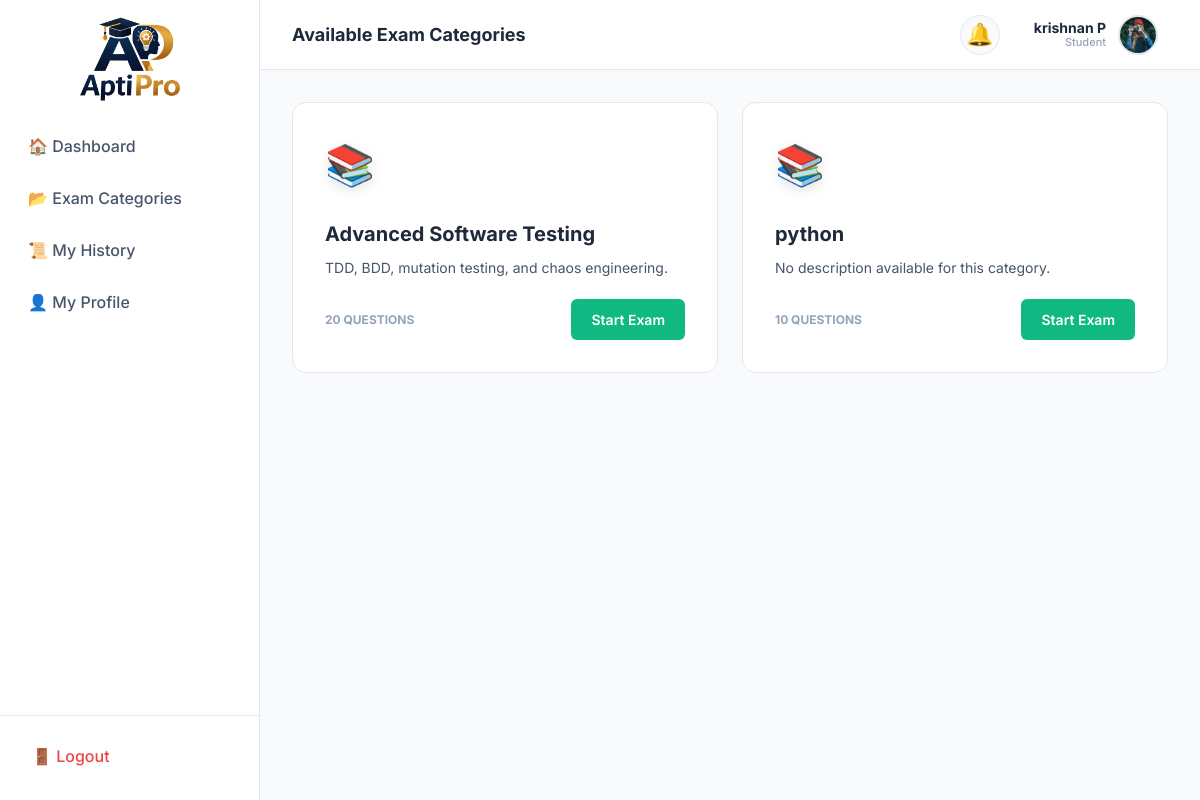
The app's page /student/categories/ (signed in) with its own data.
### exams/models.py (models this page shows, shortened)
class CustomUser(AbstractUser):
    class Role(models.TextChoices):
        STUDENT = 'Student', 'Student'
        ADMIN = 'Admin', 'Admin'
    role = models.CharField(
        max_length=10,
        choices=Role.choices,
        default=Role.STUDENT,
        db_index=True,
        help_text='Determines UI experience. Admin dashboard requires is_superuser.',
    )
    whatsapp_number = models.CharField(
        max_length=15,
        blank=True,
        validators=[
            RegexValidator(
                regex=r'^\+?1?\d{9,15}$',
                message='WhatsApp number must be 9-15 digits, optionally starting with +.',
            )
        ],
        help_text='WhatsApp number for direct contact.',
    )
    phone_number = models.CharField(
        max_length=15,
        blank=True,
        validators=[
            RegexValidator(
                regex=r'^\+?1?\d{9,15}$',
                message='Phone number must be 9-15 digits, optionally starting with +.',
            )
        ],
        help_text='Primary contact number.',
    )
    profile_photo = models.ImageField(
        upload_to='profile_photos/%Y/%m/',
        blank=True,
        null=True,
        help_text='Student profile picture.',
    )
    date_of_birth = models.DateField(
        blank=True,
        null=True,
        help_text='Student date of birth.',
    )
    address = models.TextField(
        blank=True,
        help_text='Full postal address.',
    )
    institution = models.CharField(
        max_length=200,
        blank=True,
        help_text='School / college / university name.',
    )
    @property
    def name(self):
        if self.first_name and self.last_name:
            return f"{self.first_name} {self.last_name}"
        return self.first_name or self.username
    class Meta:
        verbose_name = 'User'
        verbose_name_plural = 'Users'
        ordering = ['-date_joined']
        indexes = [
            models.Index(fields=['role'], name='idx_user_role'),
            models.Index(fields=['-date_joined'], name='idx_user_joined'),
            models.Index(fields=['email'], name='idx_user_email'),
        ]

class Category(models.Model):
    name = models.CharField(
        max_length=100,
        unique=True,
        db_index=True,
        help_text='Name of the exam category.'
    )
    description = models.TextField(
        blank=True,
        help_text='Brief overview of what this category covers.'
    )
    created_at = models.DateTimeField(auto_now_add=True, db_index=True)
    is_active = models.BooleanField(
        default=True,
        db_index=True,
        help_text='Whether this category is visible to students.'
    )
    class Meta:
        verbose_name = 'Category'
        verbose_name_plural = 'Categories'
        ordering = ['name']
        indexes = [
            models.Index(fields=['name'], name='idx_cat_name'),
            models.Index(fields=['-created_at'], name='idx_cat_created'),
        ]

### exams/views.py (the view)
# urls.py: path('student/categories/', views.StudentCategoriesView.as_view(), name='student_categories'),
class StudentCategoriesView(StudentRequiredMixin, ListView):
    template_name = 'exams/student/categories.html'
    context_object_name = 'categories'
    def get_queryset(self):
        return Category.objects.filter(is_active=True).annotate(
            q_count=Count('questions', filter=Q(questions__is_active=True))
        ).order_by('name')
    def get_context_data(self, **kwargs):
        ctx = super().get_context_data(**kwargs)
        user = self.request.user
        ctx['pending_cat_ids'] = list(ExamRequest.objects.filter(
            student=user, status='Pending'
        ).values_list('category_id', flat=True))
        untaken_papers = ExamPaper.objects.filter(
            student=user
        ).exclude(
            result__status__in=['Submitted', 'Evaluated']
        ).values('category_id', 'id')
        paper_map = {p['category_id']: p['id'] for p in untaken_papers}
        for cat in ctx['categories']:
            cat.paper_id = paper_map.get(cat.id)
        completed_cat_ids = StudentExamResult.objects.filter(
            student=user,
            status__in=['Submitted', 'Evaluated']
        ).values_list('exam_paper__category_id', flat=True).distinct()
        ctx['completed_cat_ids'] = list(completed_cat_ids)
        results = StudentExamResult.objects.filter(student=user, status='Evaluated')
        failed_cat_ids = []
        for r in results:
            if not r.is_passed():
                failed_cat_ids.append(r.exam_paper.category_id)
        ctx['failed_cat_ids'] = list(set(failed_cat_ids))
        return ctx

### exams/mixins.py (called while the page is built)
    def test_func(self):
        user = self.request.user
        return user.is_authenticated and user.role == 'Student' and not user.is_superuser

### exams/models.py (called while the page is built)
    def percentage(self):
        if self.total_marks_possible == 0:
            return 0
        return round(
            (float(self.total_marks_obtained) / self.total_marks_possible) * 100, 2
        )

    def is_passed(self, pass_percentage=85):
        return self.percentage() >= pass_percentage

### templates/exams/student/categories.html (shortened to what this page needs)
{% extends 'base.html' %}
{% load static %}
{% block page_title %}Available Exam Categories{% endblock %}
{% block content %}
<div class="category-grid">
  {% for category in categories %}
    <div class="category-card">
      <div class="category-icon">
        {% if 'Python' in category.name %}🐍
        {% elif 'JS' in category.name or 'JavaScript' in category.name %}🟨
        {% elif 'Java' in category.name %}☕
        {% elif 'C++' in category.name %}🔵
        {% elif 'Science' in category.name %}🧬
        {% elif 'History' in category.name %}📜
        {% elif 'Math' in category.name %}📐
        {% else %}📚{% endif %}
      </div>
      <h3 style="margin-bottom: 8px; color: var(--text-primary);">{{ category.name }}</h3>
      <p style="font-size: 14px; color: var(--text-secondary); margin-bottom: 20px;">
        {{ category.description|default:"No description available for this category." }}
      </p>
      <div style="display: flex; align-items: center; justify-content: space-between; margin-top: auto;">
        <span style="font-size: 12px; font-weight: 700; color: var(--text-muted);">
          {{ category.q_count|default:0 }} QUESTIONS
        </span>
        {% if category.id in pending_cat_ids %}
          <span class="badge badge-pending">PENDING APPROVAL</span>
        {% else %}
          <div style="display: flex; gap: 8px; flex-wrap: wrap;">
            {% if category.paper_id %}
                <a href="{% url 'take_exam' category.paper_id %}" class="btn btn-success" style="flex: 1;">Start Exam</a>
            {% endif %}
          </div>
        {% endif %}
      </div>
    </div>
  {% empty %}
    <div class="card" style="grid-column: 1 / -1; text-align: center; padding: 48px;">
      <p style="color: var(--text-muted);">No categories available at the moment. Please check back later.</p>
    </div>
  {% endfor %}
</div>
{% endblock %}

### templates/base.html (shortened to what this page needs)
{% load static %}
<!DOCTYPE html>
<html lang="en">
<head>
  <link rel="stylesheet" href="{% static 'css/style.css' %}">
</head>
<body class="{% block body_class %}{% endblock %}">
  <div class="app-container">
    {% if user.is_authenticated %}
    <div class="sidebar" id="sidebar">
      <div class="brand" style="display: flex; justify-content: center; margin-top: -3.5rem;margin-bottom: -4rem;">
        <img src="{% static 'images/logo.png' %}" alt="Aptipro Logo"
          style="height: 150px; width: 200px; object-fit: contain;">
      </div>
      <nav class="sidebar-nav">
        {% if user.is_superuser %}
        <a href="{% url 'admin_dashboard' %}"
          class="nav-link {% if request.resolver_match.url_name == 'admin_dashboard' %}active{% endif %}">📊
          Dashboard</a>
        <a href="{% url 'admin_categories' %}"
          class="nav-link {% if 'category' in request.resolver_match.url_name %}active{% endif %}">📁 Categories</a>
        <a href="{% url 'admin_students' %}"
          class="nav-link {% if 'student' in request.resolver_match.url_name %}active{% endif %}">👥 Students</a>
        <a href="{% url 'admin_exam_requests' %}"
          class="nav-link {% if 'request' in request.resolver_match.url_name %}active{% endif %}">⚖️ Requests</a>
        <a href="{% url 'admin_results' %}"
          class="nav-link {% if 'result' in request.resolver_match.url_name %}active{% endif %}">🏅 Results</a>
        {% else %}
        <a href="{% url 'student_dashboard' %}"
          class="nav-link {% if request.resolver_match.url_name == 'student_dashboard' %}active{% endif %}">🏠
          Dashboard</a>
        <a href="{% url 'student_categories' %}"
          class="nav-link {% if 'category' in request.resolver_match.url_name %}active{% endif %}">📂 Exam
          Categories</a>
        <a href="{% url 'student_history' %}"
          class="nav-link {% if 'history' in request.resolver_match.url_name %}active{% endif %}">📜 My History</a>
        <a href="{% url 'student_profile' %}"
          class="nav-link {% if 'profile' in request.resolver_match.url_name %}active{% endif %}">👤 My Profile</a>
        {% endif %}
      </nav>
      <div style="padding: 16px; border-top: 1px solid var(--border-color);">
        <a href="{% url 'logout' %}" class="nav-link" style="color: var(--accent-danger);">🚪 Logout</a>
      </div>
    </div>
    {% endif %}
    <div class="main-content">
      {% if user.is_authenticated %}
      <header class="header">
        <h1 style="font-size: 18px; font-weight: 700; color: var(--text-primary);">
          {% block page_title %}Dashboard{% endblock %}
        </h1>
        <div class="header-actions">
          <div class="notification-container" id="notifContainer">
            <div class="notification-bell" onclick="toggleNotifDropdown(event)">
              🔔 {% if unread_count > 0 %}<span class="notification-badge" id="notifBadge"></span>{% endif %}
            </div>
          </div>
          <div class="user-meta" id="userMenuTrigger" onclick="toggleUserDropdown(event)">
            <div class="user-profile-trigger">
              <div class="user-info-text">
                <span class="user-name">{{ user.name|default:user.username }}</span>
                <span class="user-role">{{ user.get_role_display }}</span>
              </div>
              {% if user.profile_photo %}
              <img src="{{ user.profile_photo.url }}" alt="Profile" class="profile-circle">
              {% else %}
              <div class="profile-placeholder">{{ user.username.0|upper }}</div>
              {% endif %}
            </div>
          </div>
        </div>
      </header>
      {% endif %}
      <main class="content-body">
        {% block content %}{% endblock %}
      </main>
    </div>
  </div>
</body>
</html>

### records on screen
CustomUser: name "krishnan P", role "Student", profile_photo (picture)
Category: name "Advanced Software Testing", description "TDD, BDD, mutation testing, and chaos engineering.", q_count "20", shows "Start Exam"
Category: name "python", description "No description available for this category.", q_count "10", shows "Start Exam"
